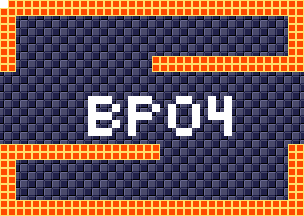

Below is a game level as drawn by its tile map, then a one-line description and the .tmx that defines it (tile-layer data replaced by summaries):
An orthogonal 38x27 tile map with 8x8 px tiles, 4 tile layers (background, foreground, room numbers, Objects), 15 tilesets.

<map version="1.5" tiledversion="1.7.1" orientation="orthogonal" renderorder="right-down" width="38" height="27" tilewidth="8" tileheight="8" infinite="0" nextlayerid="11" nextobjectid="1">
 <tileset firstgid="1" source="tilesheets/tsKarniMata.tsx" />
 <tileset firstgid="1025" source="tilesheets/tsVoodooWasp.tsx" />
 <tileset firstgid="2049" source="tilesheets/tsBurial.tsx" />
 <tileset firstgid="3073" source="tilesheets/tsBlueTemple.tsx" />
 <tileset firstgid="4097" source="tilesheets/tsGoddess.tsx" />
 <tileset firstgid="5121" source="tilesheets/tsKonark.tsx" />
 <tileset firstgid="6145" name="sEnemies" tilewidth="8" tileheight="8" tilecount="1024" columns="32">
  <image source="../grapx/tilesheets/sObjects.bmp" trans="ff94ff" width="256" height="256" />
 </tileset>
 <tileset firstgid="7169" source="tilesheets/tsIceTemple.tsx" />
 <tileset firstgid="8193" source="tilesheets/tsLavaArea.tsx" />
 <tileset firstgid="9217" source="tilesheets/tsBossArea.tsx" />
 <tileset firstgid="10241" source="tilesheets/tsPegu.tsx" />
 <tileset firstgid="11265" source="tilesheets/sTiwanakuTemple.tsx" />
 <tileset firstgid="12289" source="tilesheets/sIndraTemple.tsx" />
 <tileset firstgid="13313" source="tilesheets/sTeleport.tsx" />
 <tileset firstgid="14337" source="tilesheets/sObjects.tsx" />
 <layer id="2" name="background" width="38" height="27">
  <data>[1026 cells, 1026 non-empty, 2 distinct tile ids]</data>
 </layer>
 <layer id="1" name="foreground" width="38" height="27">
  <data>[1026 cells, 278 non-empty, 1 distinct tile ids]</data>
 </layer>
 <layer id="7" name="room numbers" width="38" height="27">
  <data>[1026 cells, 43 non-empty, 1 distinct tile ids]</data>
 </layer>
 <layer id="10" name="Objects" width="38" height="27">
  <data>[1026 cells, 0 non-empty, 0 distinct tile ids]</data>
 </layer>
</map>
